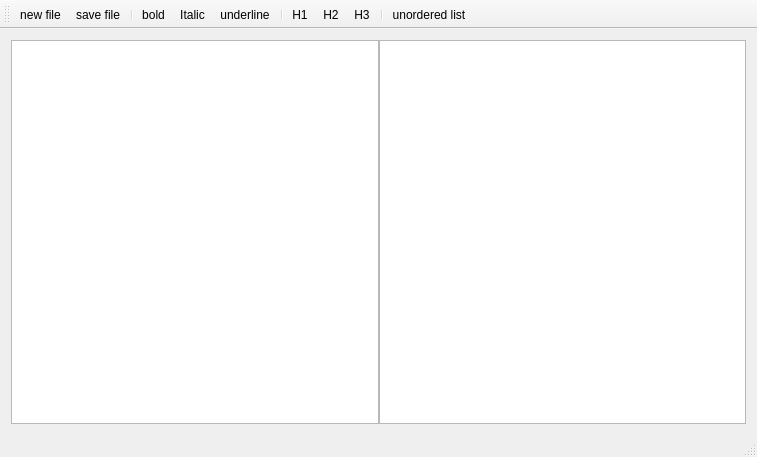
<?xml version="1.0" encoding="UTF-8"?>
<ui version="4.0">
 <class>MainWindow</class>
 <widget class="QMainWindow" name="MainWindow">
  <property name="geometry">
   <rect>
    <x>0</x>
    <y>0</y>
    <width>757</width>
    <height>457</height>
   </rect>
  </property>
  <property name="sizePolicy">
   <sizepolicy hsizetype="Expanding" vsizetype="Expanding">
    <horstretch>0</horstretch>
    <verstretch>0</verstretch>
   </sizepolicy>
  </property>
  <property name="windowTitle">
   <string>MainWindow</string>
  </property>
  <widget class="QWidget" name="centralWidget">
   <property name="sizePolicy">
    <sizepolicy hsizetype="Expanding" vsizetype="Expanding">
     <horstretch>0</horstretch>
     <verstretch>0</verstretch>
    </sizepolicy>
   </property>
   <layout class="QGridLayout" name="gridLayout">
    <item row="0" column="0">
     <layout class="QHBoxLayout" name="horizontalLayout" stretch="1,1">
      <property name="spacing">
       <number>0</number>
      </property>
      <property name="sizeConstraint">
       <enum>QLayout::SetDefaultConstraint</enum>
      </property>
      <item>
       <widget class="QTextEdit" name="textEdit"/>
      </item>
      <item>
       <widget class="QTextBrowser" name="textBrowser"/>
      </item>
     </layout>
    </item>
   </layout>
  </widget>
  <widget class="QMenuBar" name="menuBar">
   <property name="geometry">
    <rect>
     <x>0</x>
     <y>0</y>
     <width>757</width>
     <height>22</height>
    </rect>
   </property>
  </widget>
  <widget class="QToolBar" name="mainToolBar">
   <attribute name="toolBarArea">
    <enum>TopToolBarArea</enum>
   </attribute>
   <attribute name="toolBarBreak">
    <bool>false</bool>
   </attribute>
   <addaction name="action_new_file"/>
   <addaction name="action_save_file"/>
   <addaction name="separator"/>
   <addaction name="action_bold"/>
   <addaction name="action_Italic"/>
   <addaction name="action_underline"/>
   <addaction name="separator"/>
   <addaction name="action_H1"/>
   <addaction name="action_H2"/>
   <addaction name="action_H3"/>
   <addaction name="separator"/>
   <addaction name="action_unordered_list"/>
  </widget>
  <widget class="QStatusBar" name="statusBar"/>
  <action name="action_new_file">
   <property name="checkable">
    <bool>true</bool>
   </property>
   <property name="icon">
    <iconset resource="QRC.qrc">
     <normaloff>:/ui/ui/Add_File.png</normaloff>:/ui/ui/Add_File.png</iconset>
   </property>
   <property name="text">
    <string> new file</string>
   </property>
   <property name="shortcut">
    <string>Ctrl+N</string>
   </property>
  </action>
  <action name="action_save_file">
   <property name="checkable">
    <bool>true</bool>
   </property>
   <property name="icon">
    <iconset resource="QRC.qrc">
     <normaloff>:/ui/ui/Save.png</normaloff>:/ui/ui/Save.png</iconset>
   </property>
   <property name="text">
    <string> save file</string>
   </property>
   <property name="shortcut">
    <string>Ctrl+S</string>
   </property>
  </action>
  <action name="action_bold">
   <property name="checkable">
    <bool>true</bool>
   </property>
   <property name="icon">
    <iconset resource="QRC.qrc">
     <normaloff>:/ui/ui/Bold.png</normaloff>:/ui/ui/Bold.png</iconset>
   </property>
   <property name="text">
    <string> bold</string>
   </property>
   <property name="shortcut">
    <string>Ctrl+B</string>
   </property>
  </action>
  <action name="action_Italic">
   <property name="checkable">
    <bool>true</bool>
   </property>
   <property name="icon">
    <iconset resource="QRC.qrc">
     <normaloff>:/ui/ui/Italic.png</normaloff>:/ui/ui/Italic.png</iconset>
   </property>
   <property name="text">
    <string> Italic</string>
   </property>
   <property name="shortcut">
    <string>Ctrl+I</string>
   </property>
  </action>
  <action name="action_underline">
   <property name="icon">
    <iconset resource="QRC.qrc">
     <normaloff>:/ui/ui/Underline.png</normaloff>:/ui/ui/Underline.png</iconset>
   </property>
   <property name="text">
    <string> underline</string>
   </property>
   <property name="shortcut">
    <string>Ctrl+U</string>
   </property>
  </action>
  <action name="action_H1">
   <property name="text">
    <string> H1</string>
   </property>
  </action>
  <action name="action_H2">
   <property name="text">
    <string> H2</string>
   </property>
  </action>
  <action name="action_H3">
   <property name="text">
    <string> H3</string>
   </property>
  </action>
  <action name="action_unordered_list">
   <property name="icon">
    <iconset resource="QRC.qrc">
     <normaloff>:/ui/ui/Bulleted_List.png</normaloff>:/ui/ui/Bulleted_List.png</iconset>
   </property>
   <property name="text">
    <string> unordered list</string>
   </property>
   <property name="shortcut">
    <string>Ctrl+Shift+U</string>
   </property>
  </action>
 </widget>
 <layoutdefault spacing="6" margin="11"/>
 <resources>
  <include location="QRC.qrc"/>
 </resources>
 <connections/>
</ui>
